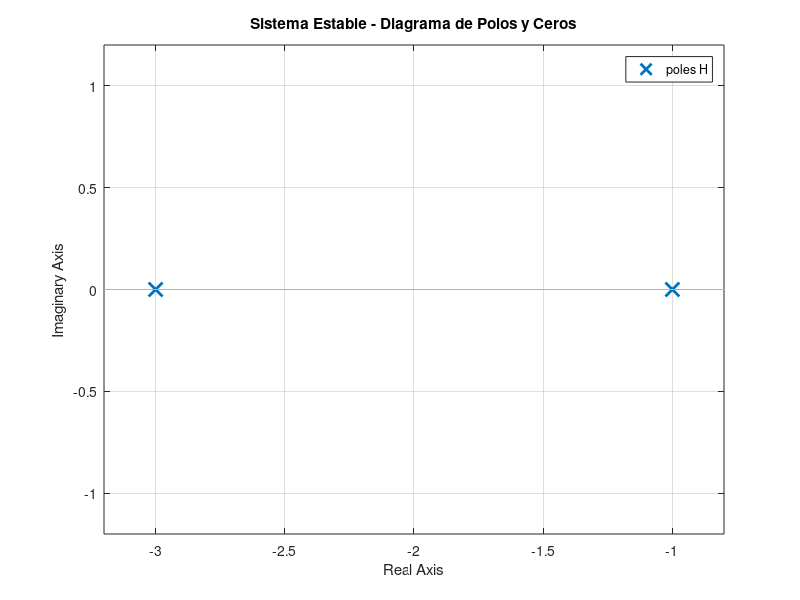
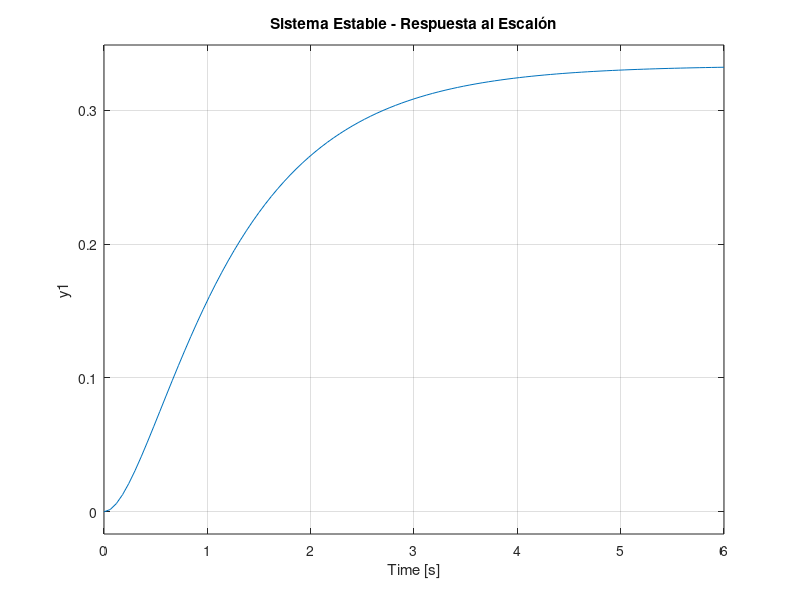

These charts were generated, in order, by the following MATLAB code:
clc; 
clear; 
close all;

num = [1];       
den = [1 4 3];   % s^2 + 4s + 3
H = tf(num, den);

poles = pole(H);
disp('Polos del sistema:')
disp(poles)

figure;
pzmap(H);
title('Sistema Estable - Diagrama de Polos y Ceros');
grid on;

figure;
step(H);
title('Sistema Estable - Respuesta al Escalón');
grid on;
